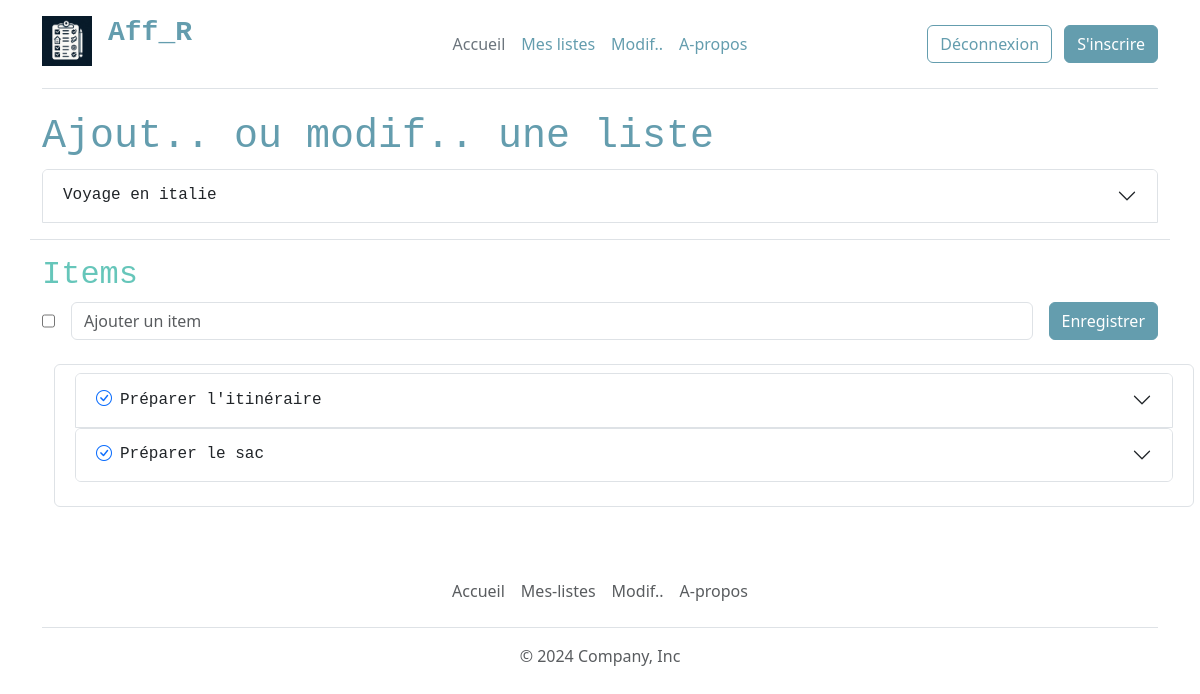
The app's page /ajout-modification-liste.php?id=1 (signed in), older data.
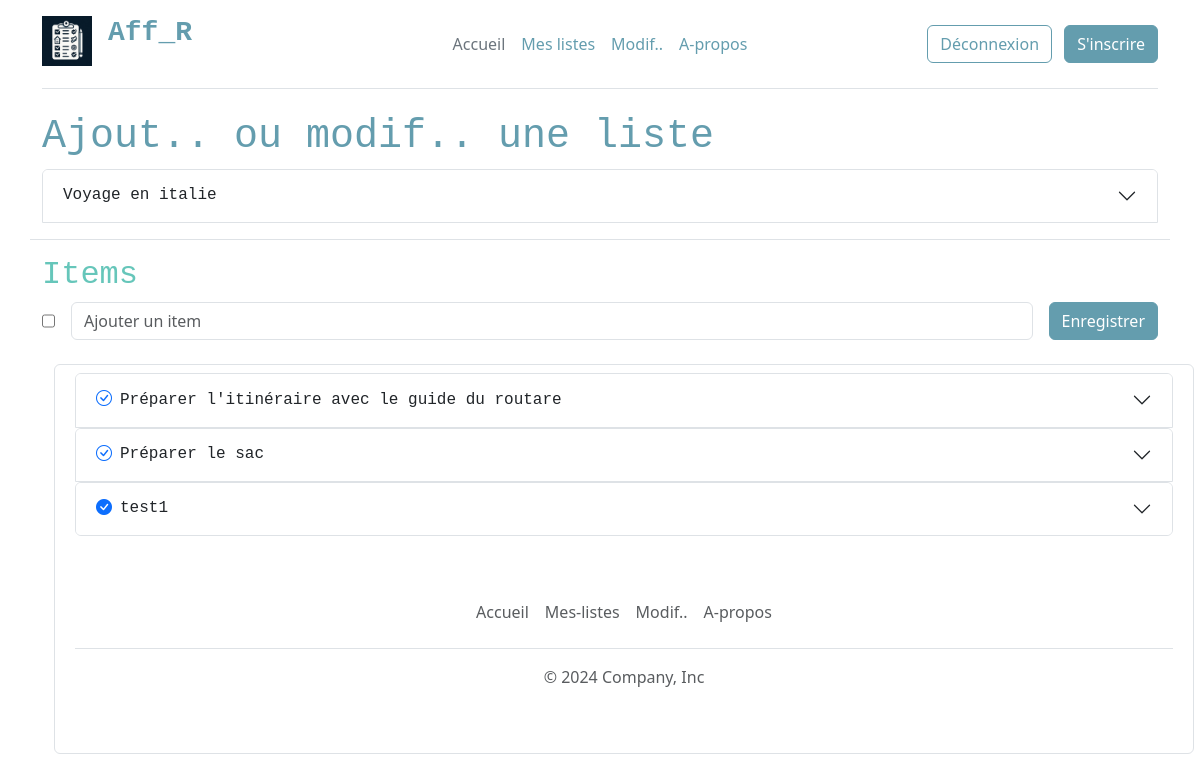
The same page, newer data.
### tables this page shows
CREATE TABLE `item` (
  `id` int(10) UNSIGNED NOT NULL,
  `name` varchar(255) NOT NULL,
  `status` tinyint(1) NOT NULL,
  `list_id` int(10) UNSIGNED NOT NULL
);

### lib/list.php (called while the page is built, shortened)
<?php
function getListById(PDO $pdo, int $id):array|bool
{
    $query = $pdo->prepare("SELECT * FROM list WHERE id = :id");
    $query->bindValue(':id', $id, PDO::PARAM_INT);
    $query->execute();
    return $query->fetch(PDO::FETCH_ASSOC);
}
function getListItems(PDO $pdo, int $id):array
{
    $query = $pdo->prepare("SELECT * FROM item WHERE list_id = :id");
    $query->bindValue(':id', $id, PDO::PARAM_INT);
    $query->execute();
    return $query->fetchAll(PDO::FETCH_ASSOC);
}

### ajout-modification-liste.php (the view, shortened to what this page needs)
<?php
require_once __DIR__. "/templates/header.php";
require_once __DIR__. "/lib/pdo.php";
require_once __DIR__. "/lib/list.php";
$list = [
    'title' => '',
    'category_id' => '',
];
$editMode = false;
if (isset($_GET['id'])) {
    $list = getListById($pdo, (int)$_GET['id']);
    $editMode = true;
    $items = getListItems($pdo, (int)$_GET['id']);
}
?>
<div class="container col-xxl-8 ">
    <h1>Ajout.. ou modif.. une liste</h1>
<div class="accordion" id="accordionExample">
  <div class="accordion-item">
    <h2 class="accordion-header">
      <button class="accordion-button <?= ($editMode) ? 'collapsed' : '' ?> " type="button" data-bs-toggle="collapse" data-bs-target="#collapseOne" aria-expanded="<?= ($editMode) ? 'false' : 'true' ?>" aria-controls="collapseOne">
        <?= ($editMode) ? $list['title'] : 'Ajouter une liste' ?>
      </button>
    </h2>
</div>
<div class="row mt-3">
    <?php if (!$editMode) { ?>
        <div class="alert alert-warning">
            Après avoir enregistré, vous pourrez ajouter les items.
        </div>
    <?php } else { ?>
        <h2 class="border-top pt-3">Items</h2>
        <form method="post" class="d-flex">
           <input type="checkbox" name="status" id="status">
           <input type="text" name="name" id="name" placeholder="Ajouter un item" class="form-control mx-3">
           <input type="submit" name="saveListItem" class="btn btn-primary" value="Enregistrer">
        </form>
        <div class="row m-4 border rounded p-2">
        <?php foreach($items as $item)  {?>
            <div class="accordion mb-2">
                <div class="accordion-item" id="accordion-parent-<?=$item['id']?>">
                <h2 class="accordion-header">
                    <button class="accordion-button collapsed" type="button" data-bs-toggle="collapse" data-bs-target="#collapse-item<?=$item['id'] ?>" aria-expanded="false" aria-controls="collapseOne">
                        <a class="me-2" href="?id=<?=$_GET['id']?>&action=updateStatusListItem&item_id=<?=$item['id'] ?>&status=<?=!$item['status'] ?>"><i class="bi bi-check-circle<?=($item['status'] ? '-fill' : '') ?>"></i></a>
                        <?=$item['name'] ?>
                    </button>
                </h2>
        </div>
            <?php } ?>
            </div>
    <?php } ?>
</div>
</div>
<?php
require_once __DIR__. "/templates/footer.php";
?>

Row changes from the older to the newer data that the page shows:
changed item: name "Préparer l'itinéraire" → "Préparer l'itinéraire avec le guide du routare"
added item: status 1 (drawn), name "test1"
